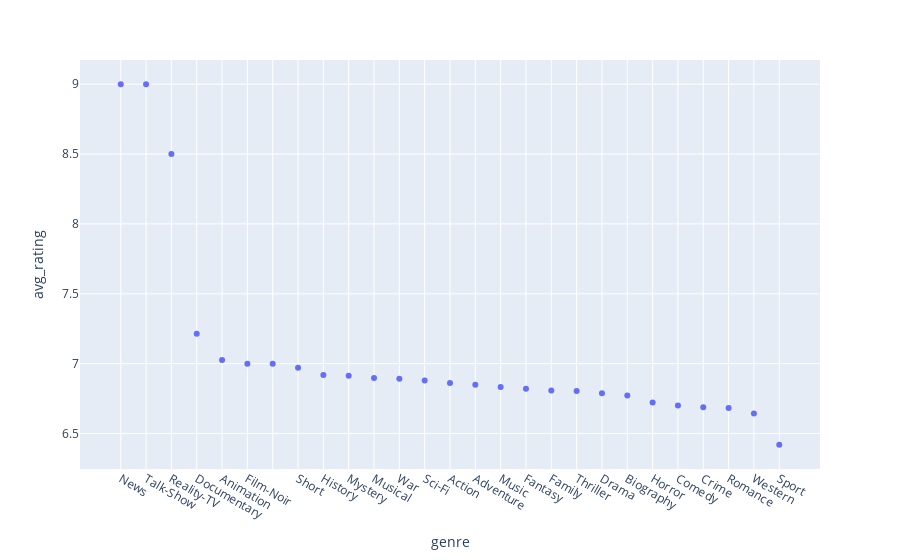

Write notebook code for a chart like this one.
### Code cell
vals = sorted(vals, key=lambda v: v['avg_rating'], reverse=True)
df2 = pd.DataFrame(vals)
px.scatter(df2, x='genre', y='avg_rating', hover_data=['titles', 'nb'])

### Figure 1 — Plotly figure (JSON) as saved in the notebook; plotly's stock layout.template omitted (floating-point values rounded to 4 significant figures)
{"data": [{"customdata": [["Last Week Tonight with John Oliver", 1], ["Last Week Tonight with John Oliver", 1], ["Bo Burnham: Inside, Last Week Tonight with John Oliver", 2], ["Black Hole Hunters, Fun to Imagine, Dear Zachary: A Letter to a Son About His Father", 42], ["Megamind, Beauty and the Beast, Omohide poro poro", 271], ["Rebecca, Strangers on a Train, Angel Face", 4], ["Gad Elmaleh: L'autre c'est moi", 1], ["The Village, Jésus est revenu, Dr. Horrible's Sing-Along Blog", 69], ["Invictus, Cool Runnings, Schindler's List", 62], ["Alice in Wonderland, La habitación de Fermat, Basic Instinct", 253], ["Beauty and the Beast, Aladdin, The Muppet Christmas Carol", 68], ["Dylda, Vals Im Bashir, La vita è bella", 65], ["Megamind, Total Recall, Terminator 2: Judgment Day", 417], ["Megamind, Nikita, Ripoux contre ripoux", 536], ["Total Recall, Knight and Day, Alice in Wonderland", 548], ["Bu Neng Shuo De. Mi Mi, Okuribito, Trois couleurs: Bleu", 72], ["Beauty and the Beast, Alice in Wonderland, Aladdin", 380], ["Megamind, Beauty and the Beast, Alice in Wonderland", 271], ["Megamind, Nikita, Ca$h", 517], ["The Queen's Gambit, Slumdog Millionaire, Stalk", 889], ["Milk, Argo, Hachi: A Dog's Tale", 88], ["Martyrs, The Silence of the Lambs, Legion", 108], ["Megamind, Ca$h, Pretty Woman", 646], ["Megamind, Ca$h, Ripoux contre ripoux", 269], ["Megamind, Pretty Woman, Slumdog Millionaire", 328], ["Dead Man, The Gold Rush, The Dark Tower", 14], ["Invictus, Cool Runnings, The Karate Kid", 31]], "hovertemplate": "genre=%{x}<br>avg_rating=%{y}<br>titles=%{customdata[0]}<br>nb=%{customdata[1]}<extra></extra>", "legendgroup": "", "marker": {"color": "#636efa", "symbol": "circle"}, "mode": "markers", "name": "", "orientation": "v", "showlegend": false, "type": "scatter", "x": ["News", "Talk-Show", "Reality-TV", "Documentary", "Animation", "Film-Noir", "", "Short", "History", "Mystery", "Musical", "War", "Sci-Fi", "Action", "Adventure", "Music", "Fantasy", "Family", "Thriller", "Drama", "Biography", "Horror", "Comedy", "Crime", "Romance", "Western", "Sport"], "xaxis": "x", "y": [9, 9, 8.5, 7.214, 7.026, 7, 7, 6.971, 6.919, 6.913, 6.897, 6.892, 6.88, 6.862, 6.849, 6.833, 6.821, 6.808, 6.805, 6.789, 6.773, 6.722, 6.701, 6.688, 6.683, 6.643, 6.419], "yaxis": "y"}], "layout": {"legend": {"tracegroupgap": 0}, "margin": {"t": 60}, "xaxis": {"anchor": "y", "domain": [0, 1], "title": {"text": "genre"}}, "yaxis": {"anchor": "x", "domain": [0, 1], "title": {"text": "avg_rating"}}}}
